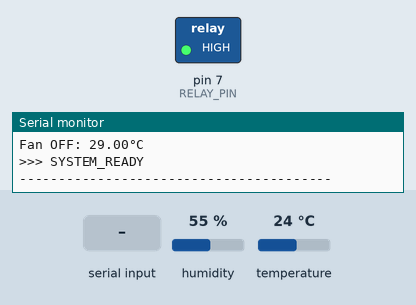
Simulated run of this sketch. Board: Arduino Uno, built with avr-gcc and run on an emulated ATmega328P. On the bench: switched loads named in the sketch (green lamp = pin HIGH), the last lines printed to the serial monitor. The test bench sets the inputs (shaded band); at power-on: temperature 24 °C, humidity 55 %.

Above: at 1.4 s.
1.5 s: temperature set to 31 °C
5.5 s: temperature set to 34 °C
At 7.1 s:
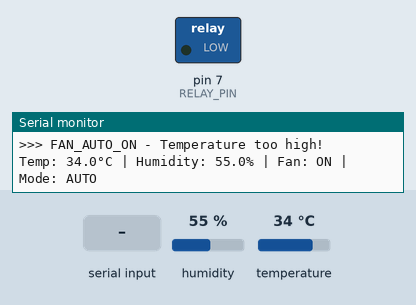
9.1 s: "FAN_OFF\n" received over Serial
At 9.5 s:
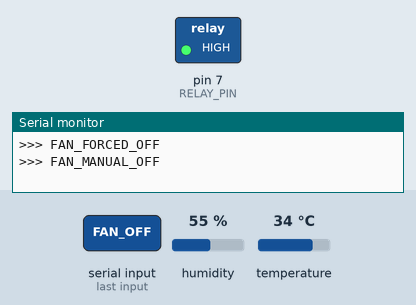
10.6 s: "FAN_AUTO\n" received over Serial
At 13.1 s:
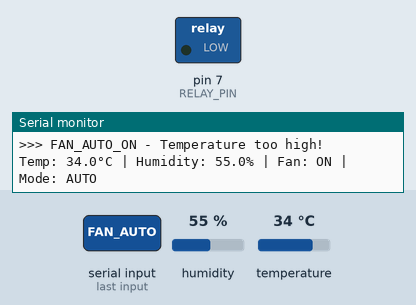
Timing chart, 0 to 14.6 s (numbered marks = the images above; inputs shaded):
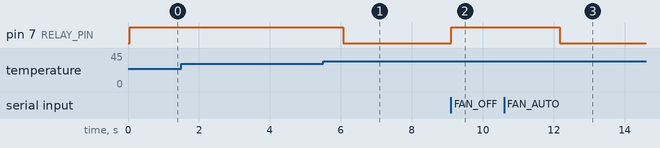

The sketch:

Temperature_Fan_Node.ino
```cpp
/*
 * IoT Greenhouse - Node 2: Enhanced Temperature Control System with Command Interface
 *
 * This system monitors temperature/humidity and controls a ventilation fan.
 *
 * NEW: Accepts commands from Raspberry Pi for manual fan control
 *
 * Commands accepted:
 * - FAN_ON       (turn fan on manually)
 * - FAN_OFF      (turn fan off manually)
 * - FAN_AUTO     (return to automatic mode)
 * - STATUS       (report current status)
 *
 * Hardware Requirements:
 * - Arduino Uno/Nano
 * - DHT11 temperature/humidity sensor
 * - Relay module for fan control
 * - Ventilation fan
 */

#include <DHT.h>

// Pin definitions
#define DHT_PIN 2          // DHT11 data pin
#define RELAY_PIN 7        // Relay control pin
#define DHT_TYPE DHT11     // DHT sensor type

// Temperature thresholds (in Celsius) - Adjusted for Malaysian climate
#define TEMP_THRESHOLD_ON 32.0   // Turn fan ON when temp exceeds this (excessive heat)
#define TEMP_THRESHOLD_OFF 29.0  // Turn fan OFF when temp drops below this (normal warm range)

// Initialize DHT sensor
DHT dht(DHT_PIN, DHT_TYPE);

// Variables
float temperature = 0.0;
float humidity = 0.0;
bool fanStatus = false;
unsigned long lastReading = 0;
const unsigned long readingInterval = 2000; // Read sensor every 2 seconds

// NEW: Manual control variables
enum ControlMode {
  AUTO_MODE,
  MANUAL_ON,
  MANUAL_OFF
};

ControlMode currentMode = AUTO_MODE;

void setup() {
  // Initialize serial communication
  Serial.begin(9600);
  Serial.println("=== IoT Greenhouse Node 2: Enhanced Temperature Control ===");
  Serial.println("Command Interface Ready - Listening for Pi commands");

  // Initialize DHT sensor
  dht.begin();

  // Set relay pin as output
  pinMode(RELAY_PIN, OUTPUT);
  digitalWrite(RELAY_PIN, HIGH); // Start with fan OFF (relay inactive for active-LOW relay)

  Serial.println("System initialized successfully!");
  Serial.println("Temperature Thresholds:");
  Serial.print("Fan ON: "); Serial.print(TEMP_THRESHOLD_ON); Serial.println("°C");
  Serial.print("Fan OFF: "); Serial.print(TEMP_THRESHOLD_OFF); Serial.println("°C");
  Serial.println(">>> SYSTEM_READY");
  Serial.println("----------------------------------------");
}

void loop() {
  // Handle commands from Raspberry Pi (NEW)
  handleSerialCommands();

  // Check if it's time to read the sensor
  if (millis() - lastReading >= readingInterval) {
    readSensorData();
    controlFan();
    displayStatus();
    lastReading = millis();
  }
}

// NEW: Handle commands from Raspberry Pi
void handleSerialCommands() {
  if (Serial.available()) {
    String command = Serial.readStringUntil('\n');
    command.trim();

    if (command.length() == 0) return;

    if (command == "FAN_ON") {
      setManualFanControl(MANUAL_ON);
      Serial.println(">>> FAN_MANUAL_ON");
    }
    else if (command == "FAN_OFF") {
      setManualFanControl(MANUAL_OFF);
      Serial.println(">>> FAN_MANUAL_OFF");
    }
    else if (command == "FAN_AUTO") {
      setManualFanControl(AUTO_MODE);
      Serial.println(">>> FAN_AUTO_MODE");
    }
    else if (command == "STATUS") {
      reportDetailedStatus();
    }
    else {
      Serial.println(">>> UNKNOWN_COMMAND: " + command);
    }
  }
}

// NEW: Set manual fan control mode
void setManualFanControl(ControlMode mode) {
  currentMode = mode;

  switch (mode) {
    case MANUAL_ON:
      digitalWrite(RELAY_PIN, LOW);  // Turn fan ON
      fanStatus = true;
      Serial.println(">>> FAN_FORCED_ON");
      break;

    case MANUAL_OFF:
      digitalWrite(RELAY_PIN, HIGH); // Turn fan OFF
      fanStatus = false;
      Serial.println(">>> FAN_FORCED_OFF");
      break;

    case AUTO_MODE:
      Serial.println(">>> FAN_AUTO_MODE_ACTIVE");
      // Fan control will be handled by controlFan() function
      break;
  }
}

// NEW: Detailed status report for Pi
void reportDetailedStatus() {
  Serial.println(">>> STATUS_REPORT_START");
  Serial.println(">>> CONTROL_MODE: " + getModeString(currentMode));
  Serial.println(">>> FAN_STATUS: " + String(fanStatus ? "ON" : "OFF"));
  Serial.println(">>> TEMPERATURE: " + String(temperature, 1));
  Serial.println(">>> HUMIDITY: " + String(humidity, 1));
  Serial.println(">>> TEMP_THRESHOLD_ON: " + String(TEMP_THRESHOLD_ON));
  Serial.println(">>> TEMP_THRESHOLD_OFF: " + String(TEMP_THRESHOLD_OFF));
  Serial.println(">>> STATUS_REPORT_END");
}

String getModeString(ControlMode mode) {
  switch (mode) {
    case AUTO_MODE: return "AUTO";
    case MANUAL_ON: return "MANUAL_ON";
    case MANUAL_OFF: return "MANUAL_OFF";
    default: return "UNKNOWN";
  }
}

void readSensorData() {
  // Read temperature and humidity
  humidity = dht.readHumidity();
  temperature = dht.readTemperature();

  // Check if readings are valid
  if (isnan(humidity) || isnan(temperature)) {
    Serial.println("ERROR: Failed to read from DHT sensor!");
    return;
  }
}

void controlFan() {
  // Only use automatic control if in AUTO mode (MODIFIED)
  if (currentMode == AUTO_MODE) {
    // Hysteresis control to prevent rapid on/off switching
    if (!fanStatus && temperature > TEMP_THRESHOLD_ON) {
      // Turn fan ON
      digitalWrite(RELAY_PIN, LOW);  // LOW activates relay for active-LOW modules
      fanStatus = true;
      Serial.println(">>> FAN_AUTO_ON - Temperature too high!");
    }
    else if (fanStatus && temperature < TEMP_THRESHOLD_OFF) {
      // Turn fan OFF
      digitalWrite(RELAY_PIN, HIGH); // HIGH deactivates relay for active-LOW modules
      fanStatus = false;
      Serial.println(">>> FAN_AUTO_OFF - Temperature normalized");
    }
  }
  // In manual modes, fan state is already set by setManualFanControl()
}

void displayStatus() {
  Serial.print("Temp: ");
  Serial.print(temperature, 1);
  Serial.print("°C | Humidity: ");
  Serial.print(humidity, 1);
  Serial.print("% | Fan: ");
  Serial.print(fanStatus ? "ON" : "OFF");
  Serial.print(" | Mode: ");
  Serial.println(getModeString(currentMode));
}
```

Measured:
- the behaviour switches between 32 and 33 °C on temperature (found by bisection; images 0 and 1)
- after the input at 5.5 s, pin 7 (RELAY_PIN): HIGH → LOW after 0.57 s
- after the input at 9.1 s, pin 7 (RELAY_PIN): LOW → HIGH at once
- after the input at 10.6 s, pin 7 (RELAY_PIN): HIGH → LOW after 1.6 s
